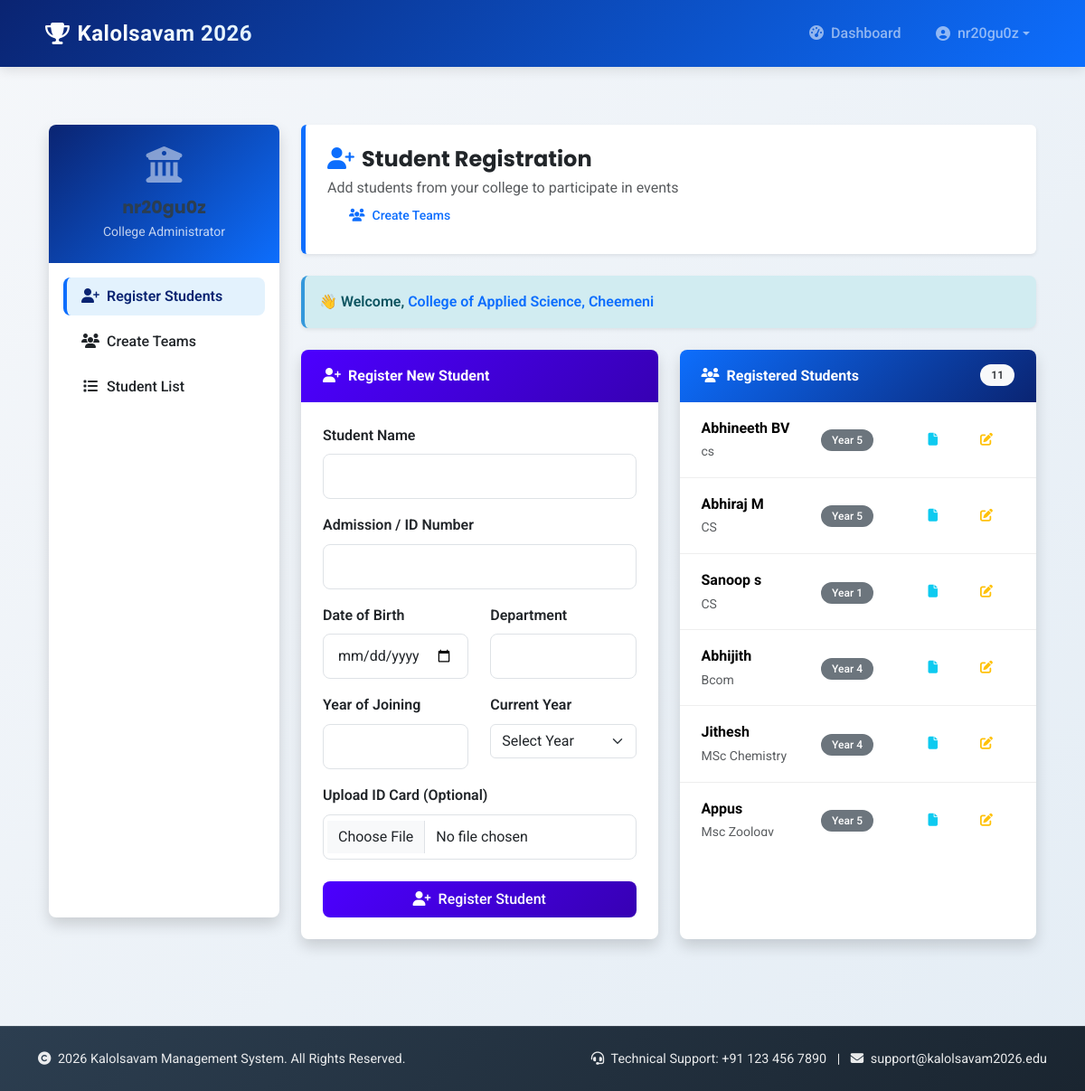
The app's page /college/register-student/ (signed in), older data.
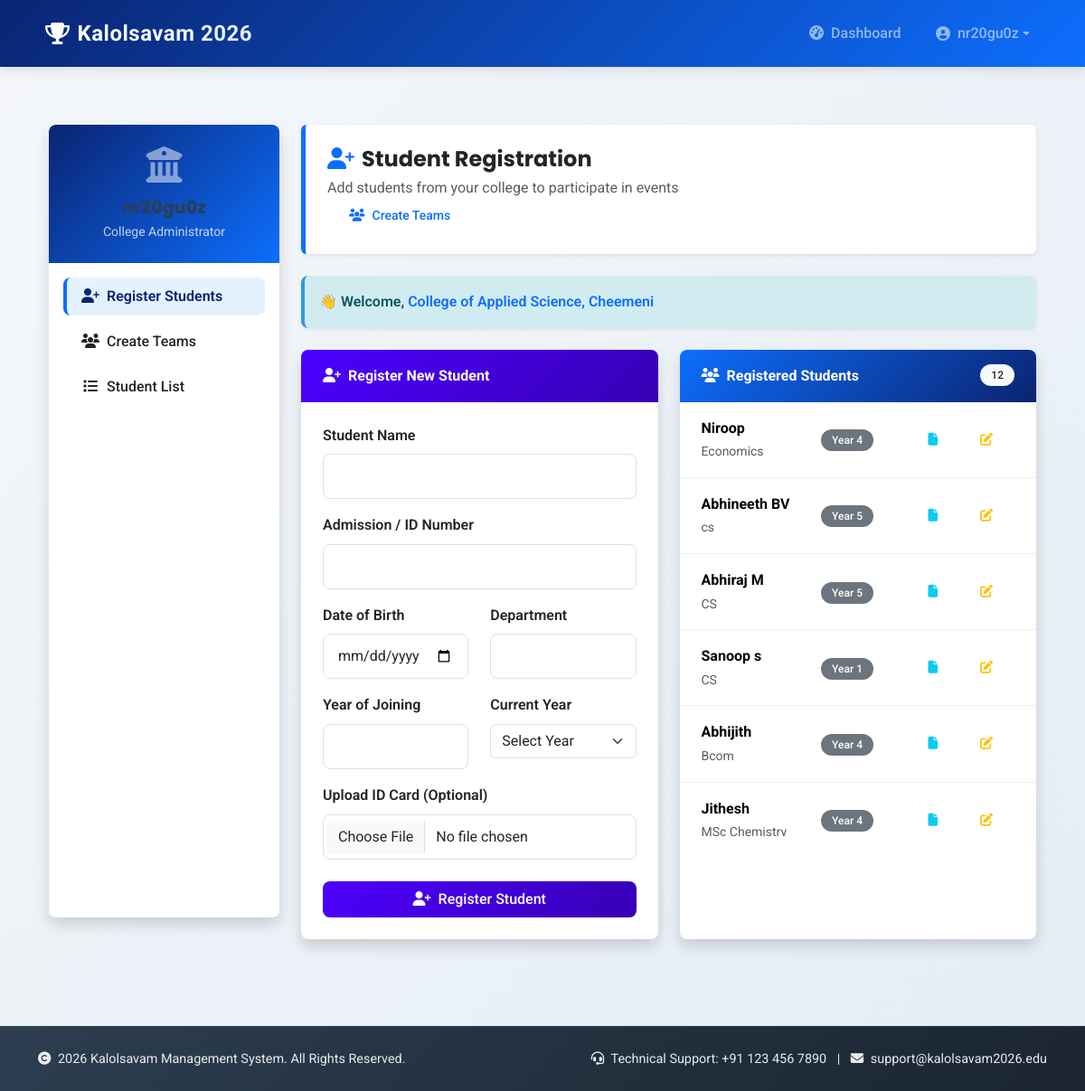
The same page, newer data.
### accounts/models.py (models this page shows, shortened)
class CustomUser(AbstractUser):
    ROLE_CHOICES = (
        ('college', 'College'),
        ('organizer', 'Organizer'),
        ('admin', 'Admin'),
    )
    role = models.CharField(max_length=20, choices=ROLE_CHOICES, default='college')
    college_name = models.CharField(max_length=255, blank=True, null=True)
    REQUIRED_FIELDS = ["email"]
    USERNAME_FIELD = "username"

class Student(models.Model):
    college = models.ForeignKey(College, on_delete=models.CASCADE)
    name = models.CharField(max_length=255)
    id_card = models.CharField(max_length=255)
    date_of_birth = models.DateField()
    department = models.CharField(max_length=255)
    year_of_joining = models.IntegerField()
    current_year = models.IntegerField()
    id_card_file = models.FileField(upload_to=student_upload_path, null=True, blank=True)

### accounts/views.py (the view, shortened to what this page needs)
# urls.py: path("college/register-student/", views.register_student, name="register_student"),
@login_required
def register_student(request):
    if request.user.role != "college":
        return redirect("home")
    college = College.objects.filter(username=request.user.username).first()
    if not college:
        messages.error(request, "College profile missing.")
        return redirect("home")
    students = Student.objects.filter(college=college).order_by("-id")
    return render(request, "accounts/register.html", {"students": students})

### accounts/templates/accounts/register.html (shortened to what this page needs)
{% extends 'base.html' %}
{% load widget_tweaks %}
{% load static %}
{% block content %}
<div class="container-fluid py-4 college-dashboard">
    <div class="row">
        <div class="col-lg-3 col-md-4 mb-4">
            <div class="card sidebar-card shadow border-0 h-100">
                <div class="gradient-header text-white p-4 text-center rounded-top">
                    <i class="fas fa-university fa-3x mb-3 text-white-50"></i>
                    <h5 class="fw-bold mb-1">{{ user.first_name|default:user.username }}</h5>
                    <p class="small opacity-75 mb-0">College Administrator</p>
                </div>
                <div class="p-3">
                    <ul class="nav nav-pills flex-column">
                        <li class="nav-item">
                            <a class="nav-link {% if request.path == '/college/register-student/' %}active{% endif %}"
                               href="{% url 'register_student' %}">
                                <i class="fas fa-user-plus me-2"></i>Register Students
                            </a>
                        </li>
                        <li class="nav-item">
                            <a class="nav-link {% if request.path == '/team/create/' %}active{% endif %}"
                               href="{% url 'team_creation' %}">
                                <i class="fas fa-users me-2"></i>Create Teams
                            </a>
                        </li>
                        <li class="nav-item">
                            <a class="nav-link" href="#">
                                <i class="fas fa-list me-2"></i>Student List
                            </a>
                        </li>
                    </ul>
                </div>
            </div>
        </div>
        <div class="col-lg-9 col-md-8">
            <div class="main-header mb-4 p-4 rounded shadow-sm">
                <div>
                    <h2 class="h4 fw-bold text-dark mb-1">
                        <i class="fas fa-user-plus me-2 text-primary"></i>Student Registration
                    </h2>
                    <p class="text-muted mb-0">Add students from your college to participate in events</p>
                </div>
                <div>
                    <a href="{% url 'team_creation' %}" class="btn btn-outline-primary btn-sm">
                        <i class="fas fa-users me-2"></i>Create Teams
                    </a>
                </div>
            </div>
            <div class="alert alert-info shadow-sm mb-4 fw-semibold">
                👋 Welcome, <span class="text-primary">{{ user.college_name }}</span>
            </div>
            <div class="row g-4">
                <div class="col-lg-6 col-md-12">
                    <div class="card shadow border-0 h-100">
                        <div class="card-header text-white fw-bold" style="background: linear-gradient(135deg,#4c00ff,#3700b3);">
                            <i class="fas fa-user-plus me-2"></i>Register New Student
                        </div>
                        <div class="card-body p-4">
                            <form method="POST" enctype="multipart/form-data" action="{% url 'register_student' %}">
                                <label class="form-label fw-semibold">Student Name</label>
                                <input type="text" name="name" class="form-control mb-3" required>
                                <label class="form-label fw-semibold">Admission / ID Number</label>
                                <input type="text" name="id_card" class="form-control mb-3" required>
                                <div class="row">
                                    <div class="col-md-6">
                                        <label class="form-label fw-semibold">Date of Birth</label>
                                        <input type="date" name="date_of_birth" class="form-control mb-3" required>
                                    </div>
                                    <div class="col-md-6">
                                        <label class="form-label fw-semibold">Department</label>
                                        <input type="text" name="department" class="form-control mb-3" required>
                                    </div>
                                </div>
                                <div class="row">
                                    <div class="col-md-6">
                                        <label class="form-label fw-semibold">Year of Joining</label>
                                        <input type="number" name="year_of_joining" class="form-control mb-3"
                                            min="2000" max="2026" required>
                                    </div>
                                    <div class="col-md-6">
                                        <label class="form-label fw-semibold">Current Year</label>
                                        <select name="current_year" class="form-select mb-3" required>
                                            <option value="">Select Year</option>
                                        </select>
                                    </div>
                                </div>
                                <label class="form-label fw-semibold">Upload ID Card (Optional)</label>
                                <input type="file" name="id_card_file" class="form-control mb-4"
                                    accept=".pdf,.jpg,.jpeg,.png">
                                <button type="submit" class="btn btn-primary w-100"
                                    style="background: linear-gradient(135deg,#4c00ff,#3700b3);">
                                    <i class="fas fa-user-plus me-2"></i>Register Student
                                </button>
                            </form>
                        </div>
                    </div>
                </div>
                <div class="col-lg-6 col-md-12">
                    <div class="card shadow border-0 h-100">
                        <div class="card-header bg-secondary text-white fw-bold">
                            <i class="fas fa-users me-2"></i>Registered Students
                            <span class="badge bg-light text-dark float-end">{{ students|length }}</span>
                        </div>
                        <div class="card-body p-0">
                            {% if students %}
                            <div style="max-height: 480px; overflow-y: auto;">
                                <table class="table align-middle table-hover mb-0">
                                    <tbody>
                                    {% for s in students %}
                                        <tr>
                                            <td class="ps-4">
                                                <strong>{{ s.name }}</strong><br>
                                                <small class="text-muted">{{ s.department }}</small>
                                            </td>
                                            <td>
                                                <span class="badge bg-secondary">Year {{ s.current_year }}</span>
                                            </td>
                                            <td align="right" class="pe-4">
                                                <div class="btn-group">
                                                    {% if s.id_card_file %}
                                                    <a class="btn btn-outline-info btn-sm" href="{{ s.id_card_file.url }}" target="_blank">
                                                        <i class="fas fa-file"></i>
                                                    </a>
                                                    {% endif %}
                                                    <a href="{% url 'edit_student' s.id %}" class="btn btn-outline-warning btn-sm">
                                                        <i class="fas fa-edit"></i>
                                                    </a>
                                                </div>
                                            </td>
                                        </tr>
                                    {% endfor %}
                                    </tbody>
                                </table>
                            </div>
                            {% else %}
                            <p class="text-center py-4 text-muted">No students yet.</p>
                            {% endif %}
                        </div>
                    </div>
                </div>
            </div>
        </div>
    </div>
</div>
{% endblock %}

### accounts/templates/base.html (shortened to what this page needs)
{% load static %}
<!DOCTYPE html>
<html lang="en">
<head>
    <link href="https://cdn.jsdelivr.net/npm/bootstrap@5.3.2/dist/css/bootstrap.min.css" rel="stylesheet"
>
    <link rel="stylesheet" href="https://cdnjs.cloudflare.com/ajax/libs/font-awesome/6.4.0/css/all.min.css"
>
    <link rel="stylesheet" href="{% static 'css/custom.css' %}">
</head>
<body class="d-flex flex-column">
    <nav class="navbar navbar-expand-lg navbar-dark sticky-top">
        <div class="container">
            <a class="navbar-brand d-flex align-items-center" href="{% url 'home' %}">
                <i class="fas fa-trophy me-2"></i>
                <span>Kalolsavam 2026</span>
            </a>
            <div class="collapse navbar-collapse" id="navbarNav">
                <ul class="navbar-nav ms-auto">
                    {% if user.is_authenticated %}
                        <li class="nav-item">
                            <a class="nav-link" href="{% url 'college_dashboard' %}">
                                <i class="fas fa-tachometer-alt me-2"></i>Dashboard
                            </a>
                        </li>
                        <li class="nav-item dropdown">
                            <a class="nav-link dropdown-toggle d-flex align-items-center" href="#"
                               id="userDropdown" role="button" data-bs-toggle="dropdown"
                               aria-expanded="false">
                                <i class="fas fa-user-circle me-2"></i>
                                <span class="text-truncate" style="max-width: 150px;">
                                    {{ user.first_name|default:user.username }}
                                </span>
                            </a>
                        </li>
                    {% else %}
                        <li class="nav-item">
                            <a class="nav-link btn btn-outline-light px-3" href="{% url 'login' %}">
                                <i class="fas fa-sign-in-alt me-2"></i>Login
                            </a>
                        </li>
                    {% endif %}
                </ul>
            </div>
        </div>
    </nav>
    <main class="page-container">
        <div class="container py-4">
            {% block content %}
            {% endblock %}
        </div>
    </main>
    <footer class="footer">
        <div class="container">
            <div class="row align-items-center">
                <div class="col-md-6 text-center text-md-start mb-2 mb-md-0">
                    <p class="mb-0">
                        <i class="fas fa-copyright me-1"></i> 2026 Kalolsavam Management System. All Rights Reserved.
                    </p>
                </div>
                <div class="col-md-6 text-center text-md-end">
                    <p class="mb-0">
                        <i class="fas fa-headset me-1"></i> Technical Support: +91 123 456 7890
                        <span class="mx-2">|</span>
                        <i class="fas fa-envelope me-1"></i> support@kalolsavam2026.edu
                    </p>
                </div>
            </div>
        </div>
    </footer>
</body>
</html>

Row changes from the older to the newer data that the page shows:
no longer on this page (row unchanged): Student: name "Appus", department "Msc Zoology", current_year "5"
added Student: name "Niroop", department "Economics", current_year "4"
Text that changed along with them:
{{ students|length }}: "11" → "12"
